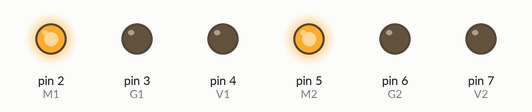
Simulated run of this sketch. Board: Arduino Uno, built with avr-gcc and run on an emulated ATmega328P. Shown: output pins drawn as LEDs (lit = HIGH).

Above: at 0.2 s.
At 1.5 s:
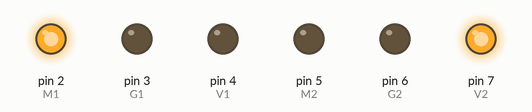
At 2.7 s:
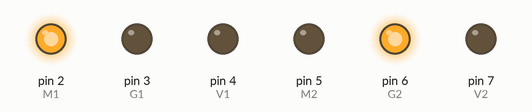
At 4.5 s:
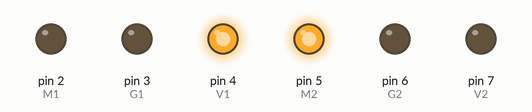
At 5.7 s:
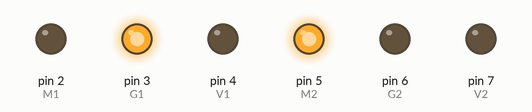
Timing chart, 0 to 8.5 s (numbered marks = the images above):
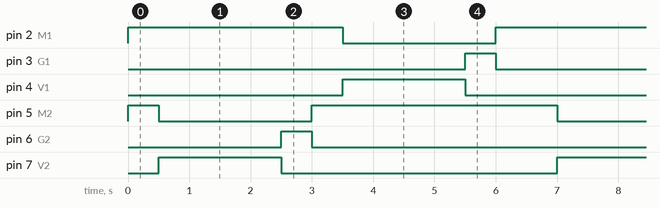

Measured:
- by itself, pin 2 (M1): alternates HIGH for 4.0 s and LOW for 2.5 s
- by itself, pin 3 (G1), pin 6 (G2): alternates HIGH for 0.50 s and LOW for 6.0 s
- by itself, pin 4 (V1), pin 7 (V2): alternates HIGH for 2.0 s and LOW for 4.5 s
- by itself, pin 5 (M2): repeats every 6.5 s: LOW 2.5 s, HIGH 4.0 s

The sketch:

Semafor.ino
```cpp
/****************************************************************
**                           TÍTOL:                            **
**                           SEMAFOR                           **
**                                                             **
**  NOM:Andreu Burgués Chiva                  DATA: 17/01/2020 **
****************************************************************/
//************************ INCLUDE ******************************


//*********************** VARIABLES *****************************
unsigned int Delay = 500; //Delay entre sequencies

//Semafor 1
int M1 = 2; // M1 = LED Vermell 1
int G1 = 3; // G1 = LED Groc 1
int V1 = 4; // V1 = LED Verd 1

//Semafor 2
int M2 = 5; // M2 = LED Vermell 2
int G2 = 6; // G2 = LED Groc 2
int V2 = 7; // V2 = LED Verd 2

//************************* SETUP *******************************
void setup() {              // configura el final de sortida
  //Posar els LEDs com a sortides
  pinMode(M1, OUTPUT);
  pinMode(G1, OUTPUT);
  pinMode(V1, OUTPUT);
  pinMode(M2, OUTPUT);
  pinMode(G2, OUTPUT);
  pinMode(V2, OUTPUT);
}

//************************** LOOP *******************************
void loop() {                // inicia el bucle del programa

  //Sequencia 1
  //Semafor A
  digitalWrite (M1, HIGH);
  digitalWrite (G1, LOW);
  digitalWrite (V1, LOW);
  //Semafor B
  digitalWrite (M2, HIGH);
  digitalWrite (G2, LOW);
  digitalWrite (V2, LOW);
  delay(Delay);

  //Sequencia 2,3,4,5
  //Semafor A
  digitalWrite (M1, HIGH);
  digitalWrite (G1, LOW);
  digitalWrite (V1, LOW);
  //Semafor B
  digitalWrite (M2, LOW);
  digitalWrite (G2, LOW);
  digitalWrite (V2, HIGH);
  delay(4*Delay);

  //Sequencia 6
  //Semafor A
  digitalWrite (M1, HIGH);
  digitalWrite (G1, LOW);
  digitalWrite (V1, LOW);
  //Semafor B
  digitalWrite (M2, LOW);
  digitalWrite (G2, HIGH);
  digitalWrite (V2, LOW);
  delay(Delay);

  //Sequencia 7
  //Semafor A
  digitalWrite (M1, HIGH);
  digitalWrite (G1, LOW);
  digitalWrite (V1, LOW);
  //Semafor B
  digitalWrite (M2, HIGH);
  digitalWrite (G2, LOW);
  digitalWrite (V2, LOW);
  delay(Delay);

  //Sequencia 8,9,10,11
  //Semafor A
  digitalWrite (M1, LOW);
  digitalWrite (G1, LOW);
  digitalWrite (V1, HIGH);
  //Semafor B
  digitalWrite (M2, HIGH);
  digitalWrite (G2, LOW);
  digitalWrite (V2, LOW);
  delay(4*Delay);

  //Sequencia 12
  //Semafor A
  digitalWrite (M1, LOW);
  digitalWrite (G1, HIGH);
  digitalWrite (V1, LOW);
  //Semafor B
  digitalWrite (M2, HIGH);
  digitalWrite (G2, LOW);
  digitalWrite (V2, LOW);
  delay(Delay);

  //Sequencia 13
  //Semafor A
  digitalWrite (M1, HIGH);
  digitalWrite (G1, LOW);
  digitalWrite (V1, LOW);
  //Semafor B
  digitalWrite (M2, HIGH);
  digitalWrite (G2, LOW);
  digitalWrite (V2, LOW);
  delay(Delay);
}

//************************* FUNCIONS ****************************
```
